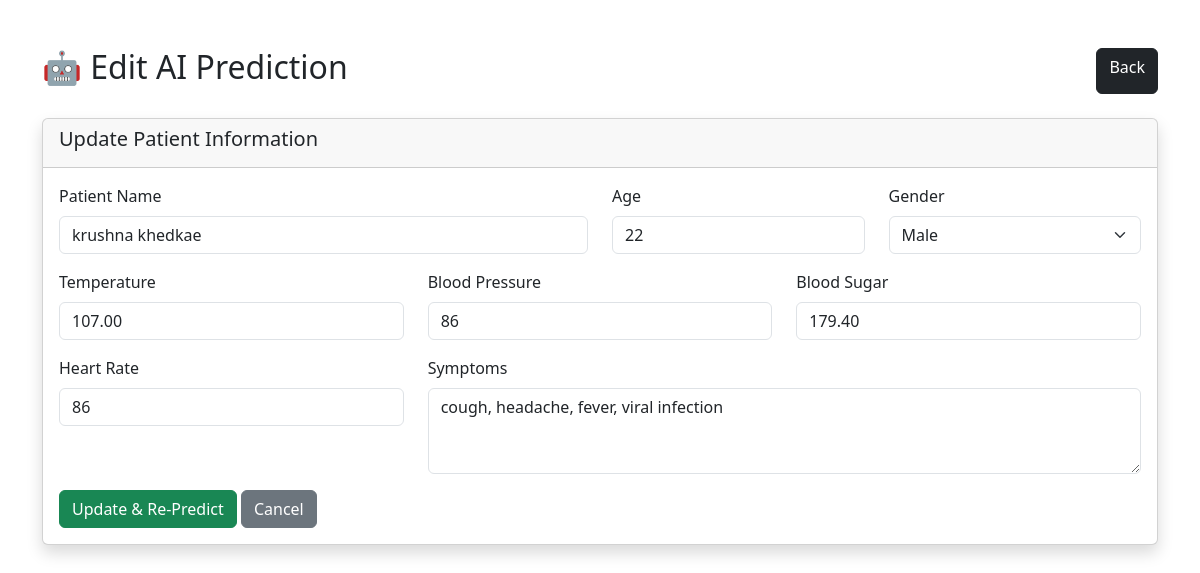
Screenshot of /ai/edit/2/ (signed in) with the database file from the repository.
### ai_prediction/models.py (models this page shows, shortened)
class Prediction(models.Model):
    GENDER_CHOICES = [
        ('Male', 'Male'),
        ('Female', 'Female'),
        ('Other', 'Other'),
    ]
    RISK_CHOICES = [
        ('Low', 'Low'),
        ('Medium', 'Medium'),
        ('High', 'High'),
    ]
    patient_name = models.CharField(
        max_length=150
    )
    age = models.PositiveIntegerField()
    gender = models.CharField(
        max_length=20,
        choices=GENDER_CHOICES
    )
    temperature = models.DecimalField(
        max_digits=5,
        decimal_places=2
    )
    blood_pressure = models.CharField(
        max_length=20
    )
    blood_sugar = models.DecimalField(
        max_digits=7,
        decimal_places=2
    )
    heart_rate = models.PositiveIntegerField()
    symptoms = models.TextField()
    predicted_disease = models.CharField(
        max_length=150
    )
    risk_level = models.CharField(
        max_length=20,
        choices=RISK_CHOICES
    )
    confidence = models.DecimalField(
        max_digits=5,
        decimal_places=2
    )
    recommendation = models.TextField()
    created_at = models.DateTimeField(
        auto_now_add=True
    )

### ai_prediction/views.py (the view)
@login_required
def prediction_edit(request, id):
    prediction = get_object_or_404(
        Prediction,
        id=id
    )
    return render(
        request,
        'ai/prediction_edit.html',
        {
            'prediction': prediction
        }
    )

### templates/ai/prediction_edit.html (shortened to what this page needs)
<!DOCTYPE html>
<html lang="en">
<head>
    <link
        href="https://cdn.jsdelivr.net/npm/bootstrap@5.3.3/dist/css/bootstrap.min.css"
        rel="stylesheet">
</head>
<body>
<div class="container mt-5">
    <div class="d-flex justify-content-between mb-4">
        <h2>🤖 Edit AI Prediction</h2>
        <a
            href="{% url 'ai_prediction' %}"
            class="btn btn-dark">
            Back
        </a>
    </div>
    <div class="card shadow">
        <div class="card-header">
            <h5>
                Update Patient Information
            </h5>
        </div>
        <div class="card-body">
            <form
                method="POST"
                action="{% url 'prediction_update' prediction.id %}">
                <div class="row">
                    <div class="col-md-6 mb-3">
                        <label class="form-label">
                            Patient Name
                        </label>
                        <input
                            type="text"
                            name="patient_name"
                            class="form-control"
                            value="{{ prediction.patient_name }}"
                            required>
                    </div>
                    <div class="col-md-3 mb-3">
                        <label class="form-label">
                            Age
                        </label>
                        <input
                            type="number"
                            name="age"
                            class="form-control"
                            value="{{ prediction.age }}"
                            required>
                    </div>
                    <div class="col-md-3 mb-3">
                        <label class="form-label">
                            Gender
                        </label>
                        <select
                            name="gender"
                            class="form-select">
                            <option value="Male"
                                {% if prediction.gender == "Male" %}
                                selected
                                {% endif %}>
                                Male
                            </option>
                        </select>
                    </div>
                    <div class="col-md-4 mb-3">
                        <label class="form-label">
                            Temperature
                        </label>
                        <input
                            type="number"
                            step="0.1"
                            name="temperature"
                            class="form-control"
                            value="{{ prediction.temperature }}"
                            required>
                    </div>
                    <div class="col-md-4 mb-3">
                        <label class="form-label">
                            Blood Pressure
                        </label>
                        <input
                            type="text"
                            name="blood_pressure"
                            class="form-control"
                            value="{{ prediction.blood_pressure }}"
                            required>
                    </div>
                    <div class="col-md-4 mb-3">
                        <label class="form-label">
                            Blood Sugar
                        </label>
                        <input
                            type="number"
                            step="0.1"
                            name="blood_sugar"
                            class="form-control"
                            value="{{ prediction.blood_sugar }}"
                            required>
                    </div>
                    <div class="col-md-4 mb-3">
                        <label class="form-label">
                            Heart Rate
                        </label>
                        <input
                            type="number"
                            name="heart_rate"
                            class="form-control"
                            value="{{ prediction.heart_rate }}"
                            required>
                    </div>
                    <div class="col-md-8 mb-3">
                        <label class="form-label">
                            Symptoms
                        </label>
                        <textarea
                            name="symptoms"
                            class="form-control"
                            rows="3"
                            required>{{ prediction.symptoms }}</textarea>
                    </div>
                </div>
                <button
                    type="submit"
                    class="btn btn-success">
                    Update & Re-Predict
                </button>
                <a
                    href="{% url 'ai_prediction' %}"
                    class="btn btn-secondary">
                    Cancel
                </a>
            </form>
        </div>
    </div>
</div>
</body>
</html>

### rows the page displays
Prediction: patient_name "krushna khedkae", age "22", gender "Male", temperature "107.00", blood_pressure "86", blood_sugar "179.40", heart_rate "86", symptoms "cough, headache, fever, viral infection"
